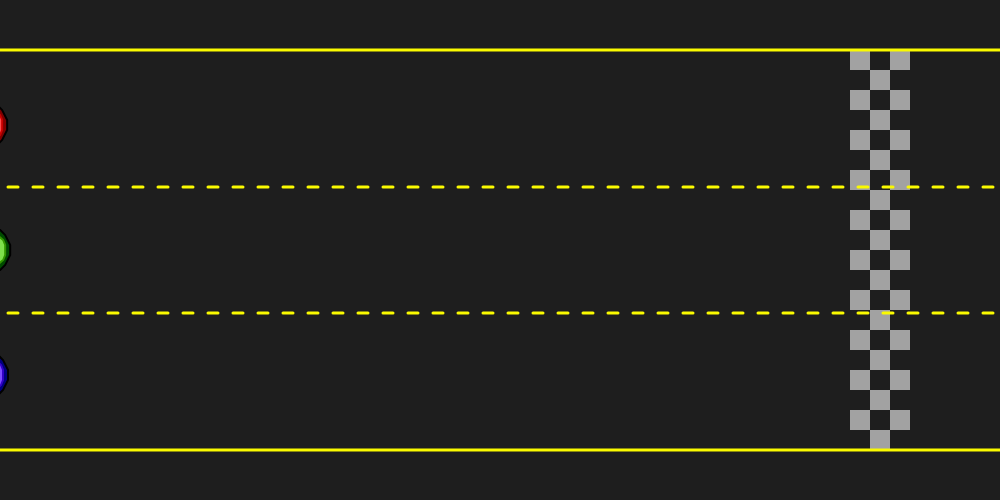
Frame 1 (no input)
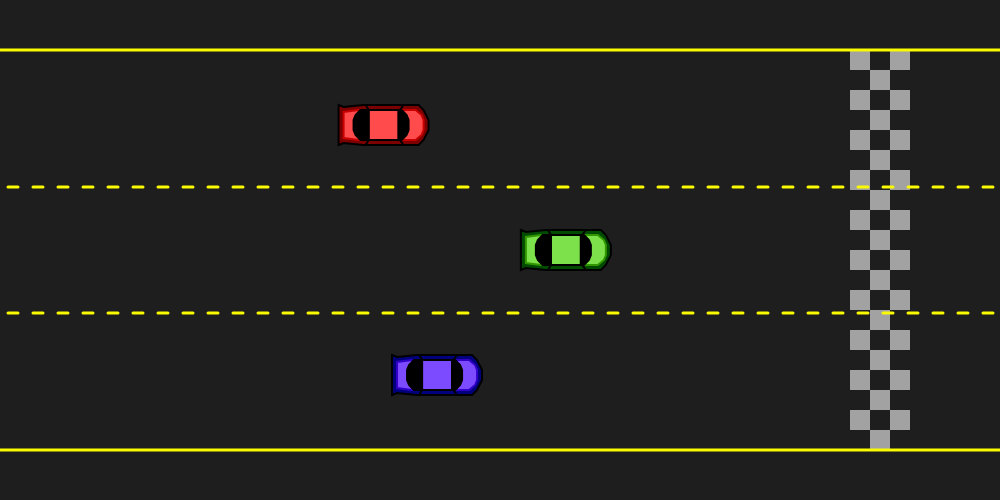
Frame 60 (no input)
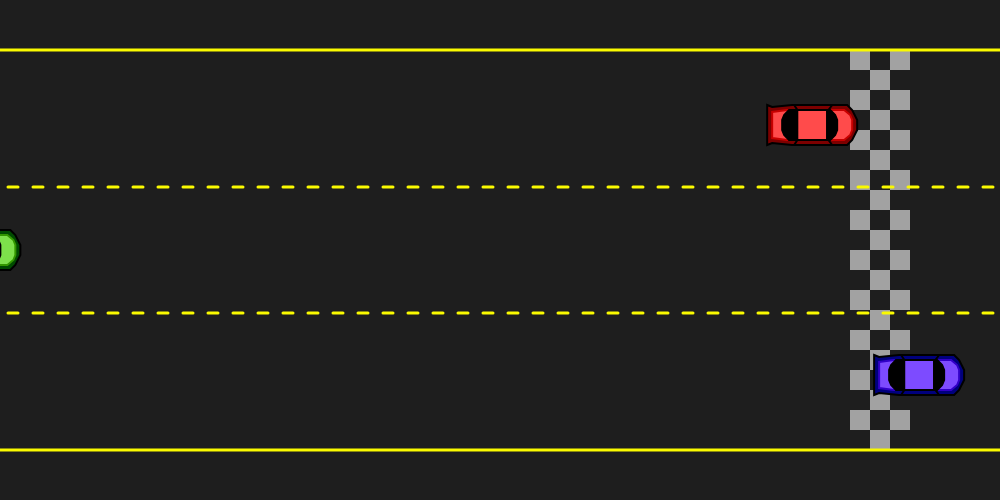
Frame 120 (the mouse pressed at the canvas centre since frame 60)

The p5.js sketch that drew these frames (run headless with seeded random() and noise() and a simulated clock; from frame 60 on, the mouse is pressed at the canvas centre):

// p5.js sketch
// ── sketch.js
var x
var y
var speed
var red, blue, green

function setup() {
  createCanvas(1000, 500)
  Car1 = new Racer(-50, 125, random(10), random(3) + 2, 200, 0, 0)
  Car2 = new Racer(-50, 250, random(10), random(3) + 2, 50, 150, 0)
  Car3 = new Racer(-50, 375, random(10), random(3) + 2, 50, 0, 200)
}

function draw() {
  background(30)

//Finish Line
  push()
  noStroke()
  fill(255, 255, 255, 150)

  for(y = 50; y < 425; y += 40){
    square(850, y, 20)
  }

  for(y = 70; y < 445; y += 40){
    square(870, y, 20)
  }

  for(y = 50; y < 425; y += 40){
    square(890, y, 20)
  }
  pop()

//Dotted Lines
  push()
  for(x = 8; x < width; x += 25){
    stroke(250, 250, 0)
    strokeWeight(3)
    line(x, 187, x + 10, 187)
    line(x, 313, x + 10, 313)
  }

//Outer Lines
  line(0, 50, 1000, 50)
  line(0, 450, 1000, 450)
  pop()

  Car1.move()
  Car1.display()

  Car2.move()
  Car2.display()
  
  Car3.move()
  Car3.display()

}

function Racer(x, y, topSpeed, accel, r, g, b){

  this.x = x
  this.y = y
  this.topSpeed = topSpeed
  this.accel = accel
  this.speed = 0

  this.move = function(){
    if(speed < topSpeed){
      speed += accel
    }
    else{
      speed = topSpeed
    }

    x += speed

    if(x >= 1150){
      x = -50
    }
  }

  this.display = function(){

  //Car body
    strokeWeight(2)
    fill(r - 75, g - 75, b - 75)
    beginShape()
    vertex(x - 40, y - 20)
    vertex(x - 35, y - 18)
    vertex(x - 15, y - 20)
    vertex(x + 40, y - 20)
    vertex(x + 45, y - 15)
    vertex(x + 50, y - 5)
    vertex(x + 50, y + 5)
    vertex(x + 45, y + 15)
    vertex(x + 40, y + 20)
    vertex(x - 15, y + 20)
    vertex(x - 35, y + 18)
    vertex(x - 40, y + 20)
    endShape(CLOSE)

  //Trunk Strip
    push()
    stroke(r, g, b)
    fill(r + 75, g + 75, b + 75)
    beginShape()
    vertex(x - 20, y + 15)
    vertex(x - 35, y + 13)
    vertex(x - 35, y - 13)
    vertex(x - 20, y - 15)
    endShape()
    pop()

  //Hood Strip
    push()
    stroke(r, g, b)
    fill(r + 75, g + 75, b + 75)
    beginShape()
    vertex(x + 20, y - 15)
    vertex(x + 37, y - 15)
    vertex(x + 43, y - 10)
    vertex(x + 45, y - 5)
    vertex(x + 45, y + 5)
    vertex(x + 43, y + 10)
    vertex(x + 37, y + 15)
    vertex(x + 20, y + 15)
    endShape()
    pop()

  //Doors
    fill(r - 75, g - 75, b - 75)
    beginShape()
    vertex(x - 13, y + 20)
    vertex(x + 25, y + 20)
    vertex(x + 10, y)
    vertex(x + 25, y - 20)
    vertex(x - 13, y - 20)
    vertex(x, y)
    endShape(CLOSE)

  //Roof
    fill(r + 75, g + 75, b + 75)
    beginShape()
    vertex(x - 10, y + 15)
    vertex(x - 10, y - 15)
    vertex(x + 20, y - 15)
    vertex(x + 20, y + 15)
    endShape(CLOSE)

  //Front Window
    fill(0)
    beginShape()
    vertex(x + 20, y - 15)
    vertex(x + 23, y - 15)
    vertex(x + 26, y - 12)
    vertex(x + 28, y -10)
    vertex(x + 30, y - 5)
    vertex(x + 30, y + 5)
    vertex(x + 28, y + 10)
    vertex(x + 26, y + 12)
    vertex(x + 23, y + 15)
    vertex(x + 20, y + 15)
    endShape(CLOSE)

  //Back Window
    fill(0)
    beginShape()
    vertex(x - 10, y - 15)
    vertex(x - 18, y - 15)
    vertex(x - 21, y - 12)
    vertex(x - 23, y -10)
    vertex(x - 25, y - 5)
    vertex(x - 25, y + 5)
    vertex(x - 23, y + 10)
    vertex(x - 21, y + 12)
    vertex(x - 18, y + 15)
    vertex(x - 10, y + 15)
    endShape(CLOSE)
  }

}
